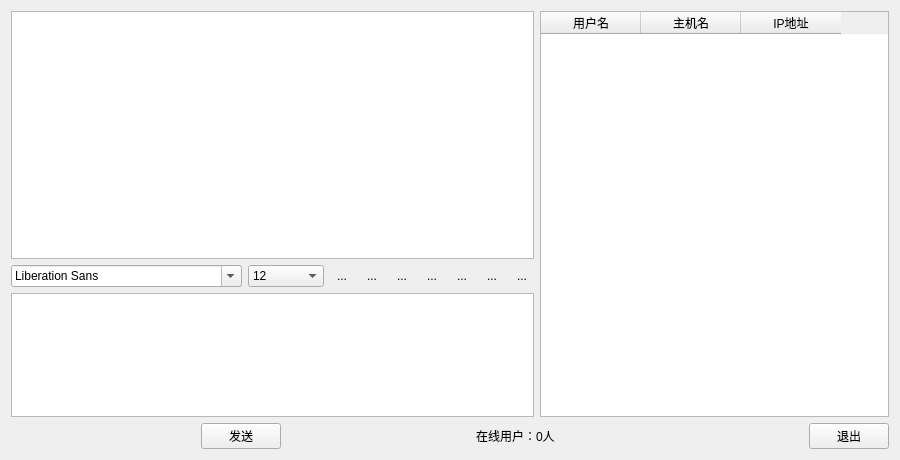
<?xml version="1.0" encoding="UTF-8"?>
<ui version="4.0">
 <class>chatRoom</class>
 <widget class="QWidget" name="chatRoom">
  <property name="geometry">
   <rect>
    <x>0</x>
    <y>0</y>
    <width>900</width>
    <height>460</height>
   </rect>
  </property>
  <property name="windowTitle">
   <string>局域网聊天工具</string>
  </property>
  <layout class="QGridLayout" name="gridLayout_2">
   <item row="0" column="0">
    <layout class="QGridLayout" name="gridLayout">
     <item row="0" column="0">
      <layout class="QHBoxLayout" name="horizontalLayout_3" stretch="6,4">
       <item>
        <layout class="QVBoxLayout" name="verticalLayout" stretch="6,1,3">
         <item>
          <widget class="QTextBrowser" name="messageBrowser"/>
         </item>
         <item>
          <layout class="QHBoxLayout" name="horizontalLayout_2">
           <item>
            <widget class="QFontComboBox" name="fontComboBox"/>
           </item>
           <item>
            <widget class="QComboBox" name="SizeComboBox">
             <property name="currentIndex">
              <number>3</number>
             </property>
             <item>
              <property name="text">
               <string>9</string>
              </property>
             </item>
             <item>
              <property name="text">
               <string>10</string>
              </property>
             </item>
             <item>
              <property name="text">
               <string>11</string>
              </property>
             </item>
             <item>
              <property name="text">
               <string>12</string>
              </property>
             </item>
             <item>
              <property name="text">
               <string>13</string>
              </property>
             </item>
             <item>
              <property name="text">
               <string>14</string>
              </property>
             </item>
             <item>
              <property name="text">
               <string>15</string>
              </property>
             </item>
             <item>
              <property name="text">
               <string>16</string>
              </property>
             </item>
             <item>
              <property name="text">
               <string>17</string>
              </property>
             </item>
             <item>
              <property name="text">
               <string>18</string>
              </property>
             </item>
             <item>
              <property name="text">
               <string>19</string>
              </property>
             </item>
             <item>
              <property name="text">
               <string>20</string>
              </property>
             </item>
             <item>
              <property name="text">
               <string>21</string>
              </property>
             </item>
             <item>
              <property name="text">
               <string>22</string>
              </property>
             </item>
            </widget>
           </item>
           <item>
            <widget class="QToolButton" name="boldToolBtn">
             <property name="contextMenuPolicy">
              <enum>Qt::DefaultContextMenu</enum>
             </property>
             <property name="toolTip">
              <string>加粗</string>
             </property>
             <property name="text">
              <string>...</string>
             </property>
             <property name="icon">
              <iconset resource="icon.qrc">
               <normaloff>:/new/chatroom/image/bold.png</normaloff>:/new/chatroom/image/bold.png</iconset>
             </property>
             <property name="iconSize">
              <size>
               <width>22</width>
               <height>22</height>
              </size>
             </property>
             <property name="checkable">
              <bool>true</bool>
             </property>
             <property name="autoRaise">
              <bool>true</bool>
             </property>
            </widget>
           </item>
           <item>
            <widget class="QToolButton" name="italicToolBtn">
             <property name="toolTip">
              <string>倾斜</string>
             </property>
             <property name="text">
              <string>...</string>
             </property>
             <property name="icon">
              <iconset resource="icon.qrc">
               <normaloff>:/new/chatroom/image/italic.png</normaloff>:/new/chatroom/image/italic.png</iconset>
             </property>
             <property name="iconSize">
              <size>
               <width>22</width>
               <height>22</height>
              </size>
             </property>
             <property name="checkable">
              <bool>true</bool>
             </property>
             <property name="autoRaise">
              <bool>true</bool>
             </property>
            </widget>
           </item>
           <item>
            <widget class="QToolButton" name="underlineToolBtn">
             <property name="toolTip">
              <string>下划线</string>
             </property>
             <property name="text">
              <string>...</string>
             </property>
             <property name="icon">
              <iconset resource="icon.qrc">
               <normaloff>:/new/chatroom/image/under.png</normaloff>:/new/chatroom/image/under.png</iconset>
             </property>
             <property name="iconSize">
              <size>
               <width>22</width>
               <height>22</height>
              </size>
             </property>
             <property name="checkable">
              <bool>true</bool>
             </property>
             <property name="autoRaise">
              <bool>true</bool>
             </property>
            </widget>
           </item>
           <item>
            <widget class="QToolButton" name="colorToolBtn">
             <property name="toolTip">
              <string>更改字体颜色</string>
             </property>
             <property name="text">
              <string>...</string>
             </property>
             <property name="icon">
              <iconset resource="icon.qrc">
               <normaloff>:/new/chatroom/image/color.png</normaloff>:/new/chatroom/image/color.png</iconset>
             </property>
             <property name="iconSize">
              <size>
               <width>22</width>
               <height>22</height>
              </size>
             </property>
             <property name="autoRaise">
              <bool>true</bool>
             </property>
            </widget>
           </item>
           <item>
            <widget class="QToolButton" name="sendToolBtn">
             <property name="toolTip">
              <string>传输文件</string>
             </property>
             <property name="text">
              <string>...</string>
             </property>
             <property name="icon">
              <iconset resource="icon.qrc">
               <normaloff>:/new/chatroom/image/send.png</normaloff>:/new/chatroom/image/send.png</iconset>
             </property>
             <property name="iconSize">
              <size>
               <width>22</width>
               <height>22</height>
              </size>
             </property>
             <property name="autoRaise">
              <bool>true</bool>
             </property>
            </widget>
           </item>
           <item>
            <widget class="QToolButton" name="saveToolBtn">
             <property name="toolTip">
              <string>保存聊天记录</string>
             </property>
             <property name="text">
              <string>...</string>
             </property>
             <property name="icon">
              <iconset resource="icon.qrc">
               <normaloff>:/new/chatroom/image/save.png</normaloff>:/new/chatroom/image/save.png</iconset>
             </property>
             <property name="iconSize">
              <size>
               <width>22</width>
               <height>22</height>
              </size>
             </property>
             <property name="autoRaise">
              <bool>true</bool>
             </property>
            </widget>
           </item>
           <item>
            <widget class="QToolButton" name="clearToolBtn">
             <property name="toolTip">
              <string>清空聊天记录</string>
             </property>
             <property name="text">
              <string>...</string>
             </property>
             <property name="icon">
              <iconset resource="icon.qrc">
               <normaloff>:/new/chatroom/image/clear.png</normaloff>:/new/chatroom/image/clear.png</iconset>
             </property>
             <property name="iconSize">
              <size>
               <width>22</width>
               <height>22</height>
              </size>
             </property>
             <property name="autoRaise">
              <bool>true</bool>
             </property>
            </widget>
           </item>
          </layout>
         </item>
         <item>
          <widget class="QTextEdit" name="messageTextEdit"/>
         </item>
        </layout>
       </item>
       <item>
        <widget class="QTableWidget" name="userTableWidget">
         <property name="selectionMode">
          <enum>QAbstractItemView::SingleSelection</enum>
         </property>
         <property name="selectionBehavior">
          <enum>QAbstractItemView::SelectRows</enum>
         </property>
         <property name="showGrid">
          <bool>false</bool>
         </property>
         <column>
          <property name="text">
           <string>用户名</string>
          </property>
         </column>
         <column>
          <property name="text">
           <string>主机名</string>
          </property>
         </column>
         <column>
          <property name="text">
           <string>IP地址</string>
          </property>
         </column>
        </widget>
       </item>
      </layout>
     </item>
     <item row="1" column="0">
      <layout class="QHBoxLayout" name="horizontalLayout">
       <item>
        <spacer name="horizontalSpacer">
         <property name="orientation">
          <enum>Qt::Horizontal</enum>
         </property>
         <property name="sizeHint" stdset="0">
          <size>
           <width>108</width>
           <height>20</height>
          </size>
         </property>
        </spacer>
       </item>
       <item>
        <widget class="QPushButton" name="sendButton">
         <property name="text">
          <string>发送</string>
         </property>
        </widget>
       </item>
       <item>
        <spacer name="horizontalSpacer_2">
         <property name="orientation">
          <enum>Qt::Horizontal</enum>
         </property>
         <property name="sizeHint" stdset="0">
          <size>
           <width>178</width>
           <height>20</height>
          </size>
         </property>
        </spacer>
       </item>
       <item>
        <widget class="QLabel" name="userNumLabel">
         <property name="text">
          <string>在线用户：0人</string>
         </property>
        </widget>
       </item>
       <item>
        <spacer name="horizontalSpacer_3">
         <property name="orientation">
          <enum>Qt::Horizontal</enum>
         </property>
         <property name="sizeHint" stdset="0">
          <size>
           <width>248</width>
           <height>20</height>
          </size>
         </property>
        </spacer>
       </item>
       <item>
        <widget class="QPushButton" name="exitButton">
         <property name="text">
          <string>退出</string>
         </property>
        </widget>
       </item>
      </layout>
     </item>
    </layout>
   </item>
  </layout>
 </widget>
 <layoutdefault spacing="6" margin="11"/>
 <resources>
  <include location="icon.qrc"/>
 </resources>
 <connections/>
</ui>
